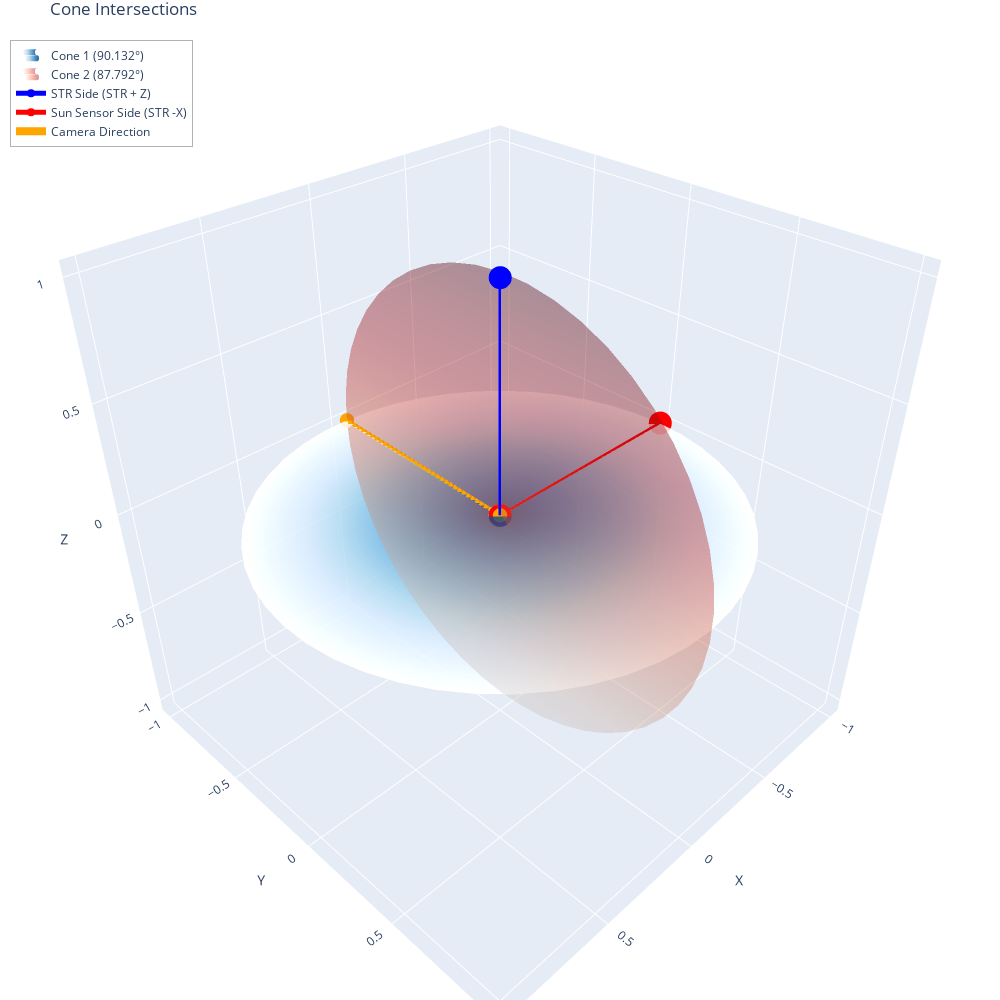

The notebook cell saved with this chart:
### Code cell
plot_cone_surfaces(angle_str = angle_str, angle_ss=angle_ss)
